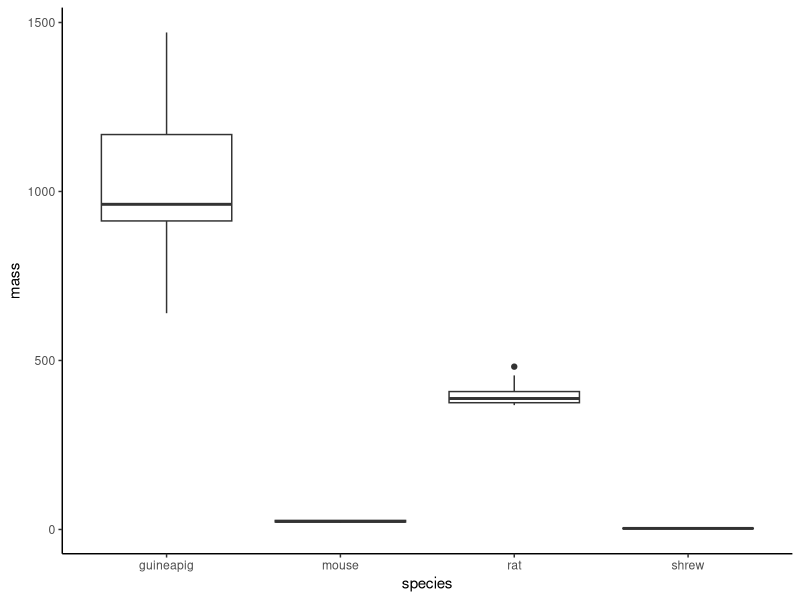

Here is the R script that generated this plot: (Note: this script raises an error after producing the figure.)
## ---- chunk 1
library(tidyverse)
## ---- chunk 2
rodents <- read_csv("data/rodents-mass.csv")
rodents
## ---- chunk 3
#| echo: false
rodents |>
  pivot_longer(
    cols = everything(),
    names_to = "species",
    values_to = "mass"
  ) |>
  ggplot(aes(x = species, y = mass)) +
  geom_boxplot() +
  theme_classic()

## ---- chunk 4
rodents <- rodents |>
  mutate(
    new_shrew = (shrew - mean(shrew, na.rm = TRUE)) / sd(shrew, na.rm = TRUE),
    new_mouse = (mouse - mean(mouse, na.rm = TRUE)) / sd(mouse, na.rm = TRUE),
    new_rat = (rat - mean(rat, na.rm = TRUE)) / sd(rat, na.rm = TRUE),
    new_guineapig = (guineapig - mean(guineapig, na.rm = TRUE)) / sd(guineapig, na.rm = TRUE)
  )
## ---- chunk 5
to_z <- function(x) {
  (x - mean(x, na.rm = TRUE)) / sd(x, na.rm = TRUE)
}
## ---- chunk 6
rodents <- rodents |>
  mutate(
    new_shrew = to_z(shrew),
    new_mouse = to_z(mouse),
    new_rat = to_z(rat),
    new_guineapig = to_z(guineapig)
  )
## ---- chunk 7
to_z <- function(x, middle) {
  trim = (1 - middle)/2
  (x - mean(x, na.rm = TRUE, trim = trim)) / sd(x, na.rm = TRUE)
}
## ---- chunk 8
to_z(rodents$shrew, middle = 0.2)
## ---- chunk 9
#| error: true
to_z(rodents$shrew)
## ---- chunk 10
to_z <- function(x, middle = 1) {
  trim = (1 - middle)/2
  (x - mean(x, na.rm = TRUE, trim = trim)) / sd(x, na.rm = TRUE)
}
## ---- chunk 11
to_z(rodents$shrew)
## ---- chunk 12
sd_error <- function(x){
  sd(x) / sqrt(length(x))
}

## ---- chunk 13
sd_error(rodents$shrew)
## ---- chunk 14
rodents |> 
  summarise(se = sd_error(shrew))
## ---- chunk 15
sum_sq <- function(x){
 sum((x - mean(x))^2)
}
## ---- chunk 16
sum_sq(rodents$shrew)
## ---- chunk 17
rodents |> 
  summarise(mean = mean(shrew),
            n = length(shrew),
            sd = sd(shrew),
            se = sd_error(shrew))
## ---- chunk 18
rodents |> 
  summarise(mean = mean(mouse),
            n = length(mouse),
            sd = sd(mouse),
            se = sd_error(mouse))
## ---- chunk 19
my_summary <- function(df, column){
  df |> 
  summarise(mean = mean(column),
            n = length(column),
            sd = sd(column),
            se = sd_error(column))
}
## ---- chunk 20
#| error: true
my_summary(rodents, shrew)
## ---- chunk 21
my_summary <- function(df, column){
  df |> 
  summarise(mean = mean({{ column }}),
            n = length({{ column }}),
            sd = sd({{ column }}),
            se = sd_error({{ column }}))
}
## ---- chunk 22
#| error: true
my_summary(rodents, shrew)
